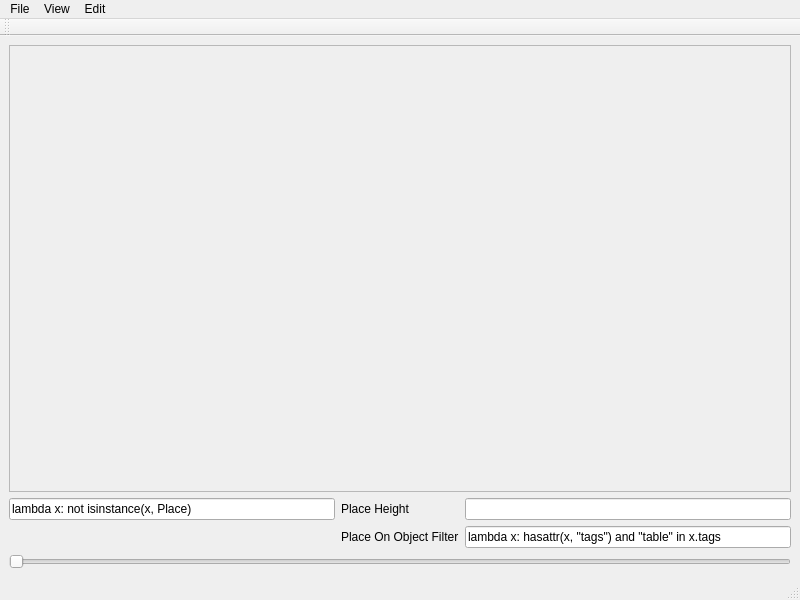
<?xml version="1.0" encoding="UTF-8"?>
<ui version="4.0">
 <class>MainWindow</class>
 <widget class="QMainWindow" name="MainWindow">
  <property name="geometry">
   <rect>
    <x>0</x>
    <y>0</y>
    <width>800</width>
    <height>600</height>
   </rect>
  </property>
  <property name="windowTitle">
   <string>Context3d</string>
  </property>
  <widget class="QWidget" name="centralwidget">
   <layout class="QGridLayout" name="gridLayout">
    <item row="0" column="0" colspan="3">
     <widget class="QFrame" name="openglFrame">
      <property name="frameShape">
       <enum>QFrame::StyledPanel</enum>
      </property>
      <property name="frameShadow">
       <enum>QFrame::Raised</enum>
      </property>
      <layout class="QHBoxLayout" name="horizontalLayout_2">
       <property name="spacing">
        <number>0</number>
       </property>
       <property name="margin">
        <number>0</number>
       </property>
      </layout>
     </widget>
    </item>
    <item row="3" column="0" colspan="3">
     <widget class="QSlider" name="timelineSlider">
      <property name="orientation">
       <enum>Qt::Horizontal</enum>
      </property>
     </widget>
    </item>
    <item row="1" column="0">
     <widget class="QLineEdit" name="groundingFilter">
      <property name="text">
       <string>lambda x: not isinstance(x, Place)</string>
      </property>
     </widget>
    </item>
    <item row="1" column="1">
     <widget class="QLabel" name="label">
      <property name="text">
       <string>Place Height</string>
      </property>
     </widget>
    </item>
    <item row="1" column="2">
     <widget class="QLineEdit" name="placeHeightEdit"/>
    </item>
    <item row="2" column="1">
     <widget class="QLabel" name="label_2">
      <property name="text">
       <string>Place On Object Filter</string>
      </property>
     </widget>
    </item>
    <item row="2" column="2">
     <widget class="QLineEdit" name="placeOnObjectFilter">
      <property name="text">
       <string>lambda x: hasattr(x, &quot;tags&quot;) and &quot;table&quot; in x.tags</string>
      </property>
     </widget>
    </item>
   </layout>
  </widget>
  <widget class="QMenuBar" name="menubar">
   <property name="geometry">
    <rect>
     <x>0</x>
     <y>0</y>
     <width>800</width>
     <height>25</height>
    </rect>
   </property>
   <widget class="QMenu" name="menuView">
    <property name="title">
     <string>View</string>
    </property>
    <addaction name="actionZoomOut"/>
    <addaction name="actionZoomIn"/>
    <addaction name="actionZoomReset"/>
    <addaction name="actionLookAtCentroid"/>
   </widget>
   <widget class="QMenu" name="menuEdit">
    <property name="title">
     <string>Edit</string>
    </property>
    <addaction name="actionSelectObject"/>
    <addaction name="actionSelectPlaceOnGround"/>
    <addaction name="actionSelectPlaceOnObject"/>
    <addaction name="actionClearModes"/>
   </widget>
   <widget class="QMenu" name="menuFile">
    <property name="title">
     <string>File</string>
    </property>
    <addaction name="actionSaveContext"/>
   </widget>
   <addaction name="menuFile"/>
   <addaction name="menuView"/>
   <addaction name="menuEdit"/>
  </widget>
  <widget class="QStatusBar" name="statusbar"/>
  <widget class="QToolBar" name="toolBar">
   <property name="windowTitle">
    <string>toolBar</string>
   </property>
   <attribute name="toolBarArea">
    <enum>TopToolBarArea</enum>
   </attribute>
   <attribute name="toolBarBreak">
    <bool>false</bool>
   </attribute>
  </widget>
  <action name="actionZoomOut">
   <property name="text">
    <string>Zoom Out</string>
   </property>
   <property name="shortcut">
    <string>PgUp</string>
   </property>
  </action>
  <action name="actionZoomIn">
   <property name="text">
    <string>Zoom In</string>
   </property>
   <property name="shortcut">
    <string>PgDown</string>
   </property>
  </action>
  <action name="actionClearSelection">
   <property name="text">
    <string>Clear Selection</string>
   </property>
   <property name="shortcut">
    <string>Ctrl+C</string>
   </property>
  </action>
  <action name="actionSelectObject">
   <property name="text">
    <string>Select Object</string>
   </property>
   <property name="shortcut">
    <string>O</string>
   </property>
  </action>
  <action name="actionZoomReset">
   <property name="text">
    <string>Reset</string>
   </property>
   <property name="shortcut">
    <string>Ctrl+R</string>
   </property>
  </action>
  <action name="actionLookAtCentroid">
   <property name="text">
    <string>Look at centroid</string>
   </property>
  </action>
  <action name="actionSelectPlaceOnGround">
   <property name="text">
    <string>Select Place On Ground</string>
   </property>
   <property name="shortcut">
    <string>P</string>
   </property>
  </action>
  <action name="actionSelectPlaceOnObject">
   <property name="text">
    <string>Select Place On Object</string>
   </property>
   <property name="shortcut">
    <string>Shift+P</string>
   </property>
  </action>
  <action name="actionClearModes">
   <property name="text">
    <string>Clear Modes</string>
   </property>
   <property name="shortcut">
    <string>Esc</string>
   </property>
  </action>
  <action name="actionSaveContext">
   <property name="text">
    <string>Save Context</string>
   </property>
  </action>
 </widget>
 <resources/>
 <connections/>
</ui>
